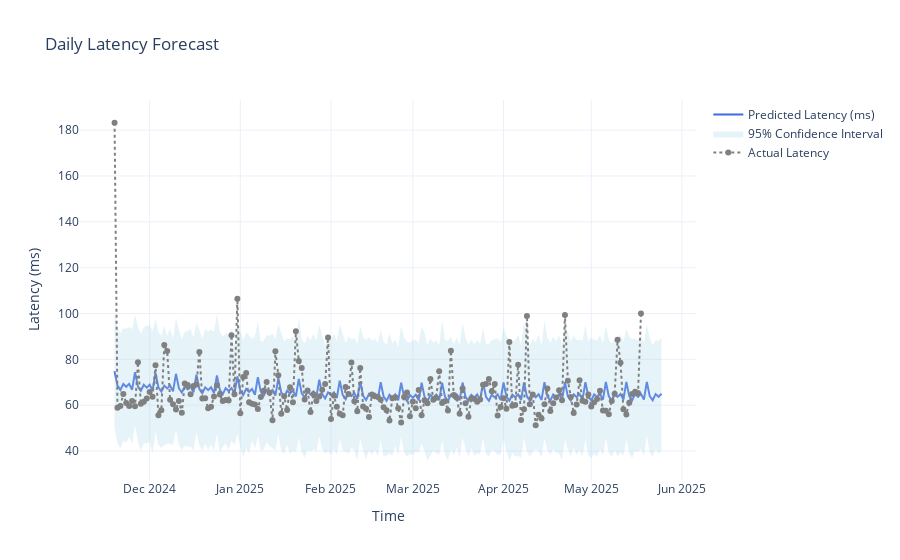

This figure's notebook cell:
### Markdown cell above
# 📈 6. Forecast Daily Latency

### Code cell
print("📈 Forecasting daily latency...")
daily_forecast = forecast_daily_latency(daily_metrics)
visualize_forecast(daily_forecast, title="Daily Latency Forecast")

### Figure 1 — Plotly figure (JSON) as saved in the notebook; plotly's stock layout.template omitted (floating-point values rounded to 4 significant figures; data arrays with more than 128 entries replaced by an {"elided": "..."} marker saying what was removed)
{"data": [{"line": {"color": "royalblue"}, "mode": "lines", "name": "Predicted Latency (ms)", "type": "scatter", "x": {"elided": "188 str values"}, "y": {"elided": "188 float values"}}, {"fill": "toself", "fillcolor": "rgba(173, 216, 230, 0.3)", "hoverinfo": "skip", "line": {"color": "rgba(255,255,255,0)"}, "name": "95% Confidence Interval", "type": "scatter", "x": {"elided": "376 str values"}, "y": {"elided": "376 float values"}}, {"line": {"color": "gray", "dash": "dot"}, "mode": "lines+markers", "name": "Actual Latency", "type": "scatter", "x": {"elided": "188 str values"}, "y": {"elided": "188 float values"}}], "layout": {"hovermode": "x unified", "title": {"text": "Daily Latency Forecast"}, "xaxis": {"anchor": "y", "domain": [0, 1], "title": {"text": "Time"}}, "yaxis": {"anchor": "x", "domain": [0, 1], "title": {"text": "Latency (ms)"}}}}
